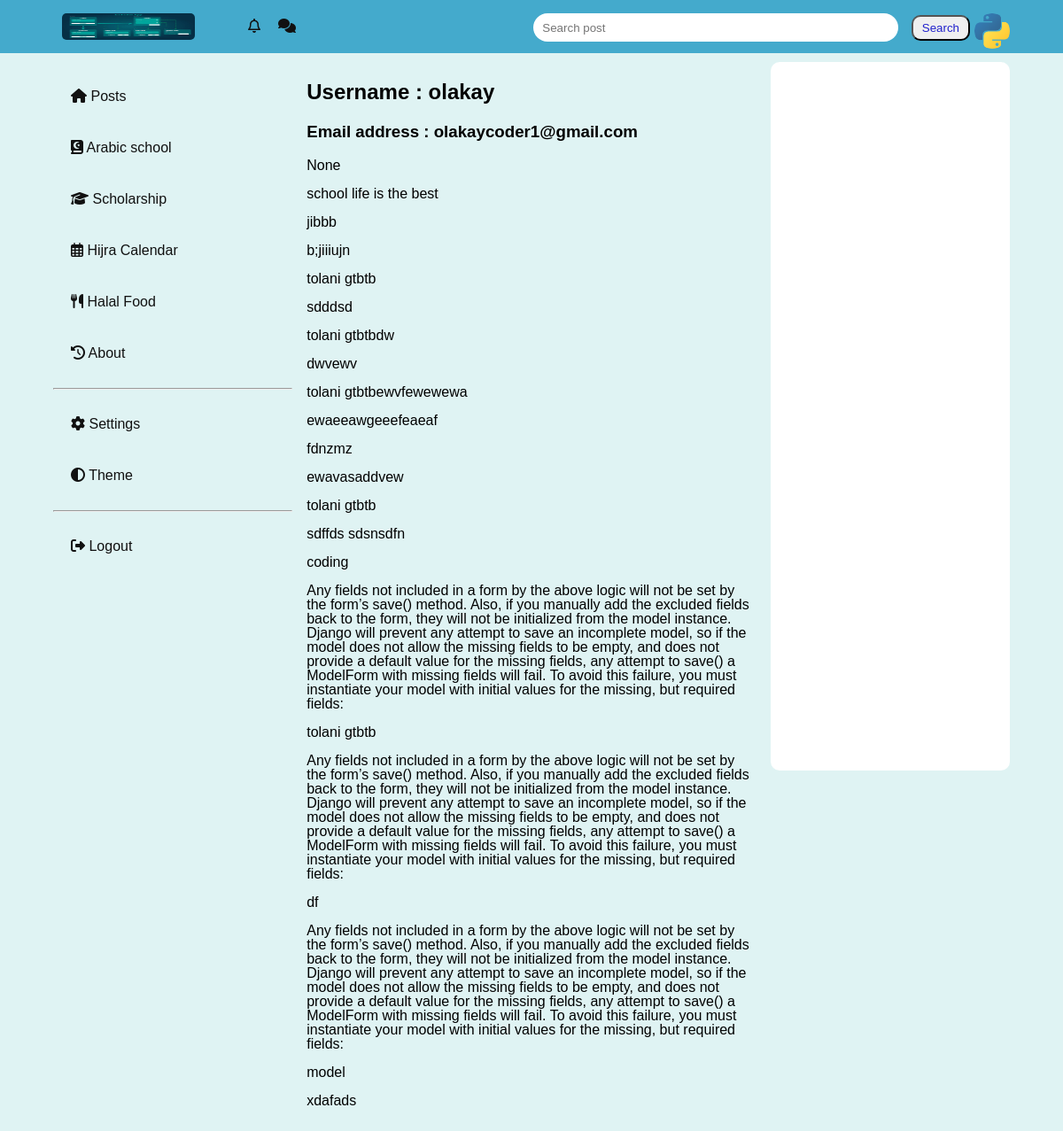
The page /profile-page/1 (signed in) on the database its author committed.
### post/models.py (models this page shows)
class Posts(models.Model):
    head = models.CharField(max_length=50 , null=True , blank=True)
    content = models.TextField(max_length=10000)
    post_img = models.ImageField(null=True, blank=True ,upload_to="images/")
    date = models.DateTimeField(auto_now_add=True, null=True)
    author_id = models.ForeignKey(User, on_delete=models.CASCADE)

### users/views.py (the view)
# urls.py: path('profile-page/<str:id>', users_views.user_profile, name='profile-page')
@login_required
def user_profile(request, id):
    name = User.objects.get(id=id)
    user_posts = name.posts_set.all()
    return render(request, 'users/profile.html', {'user_post': user_posts , 'name': name})

### users/templates/users/profile.html
{% extends 'blog/base.html' %} {% block title%}{{ request.user }} profile{% endblock %} {% block content %}
<div>
    <div>
        <h2> Username : {{ name.username }}</h2>
        <h3>Email address : {{ name.email }}</h3>
    </div>
    <div>
        {% for post in user_post %}
        <p>{{ post.head}}</p>
        <p>{{ post.content }}</p>
        {% endfor%}
    </div>
</div>
{% endblock %}

### static/css/style.css (style rules this page uses)
body { margin: 0; padding: 0; background: #dff3f3; font-family: "Poppings", sans-serif; }
p, h4, h5 { line-height: 16px; }

### rows shown on the page
Posts: head "None", content "school life is the best"
Posts: head "jibbb", content "b;jiiiujn"
Posts: head "tolani gtbtb", content "sdddsd"
Posts: head "tolani gtbtbdw", content "dwvewv"
Posts: head "tolani gtbtbewvfewewewa", content "ewaeeawgeeefeaeaf"
Posts: head "fdnzmz", content "ewavasaddvew"
Posts: head "tolani gtbtb", content "sdffds sdsnsdfn"
Posts: head "coding", content "Any fields not included in a form by the above logic will not be set by the form’s save() method. Also, if you manually add the excluded fields back to the form, they will not be initialized from the model instance. Django will prevent any attempt to save an incomplete model, so if the model does not allow the missing fields to be empty, and does not provide a default value for the missing fields, any attempt to save() a ModelForm with missing fields will fail. To avoid this failure, you must instantiate your model with initial values for the missing, but required fields:"
Posts: head "tolani gtbtb", content "Any fields not included in a form by the above logic will not be set by the form’s save() method. Also, if you manually add the excluded fields back to the form, they will not be initialized from the model instance. Django will prevent any attempt to save an incomplete model, so if the model does not allow the missing fields to be empty, and does not provide a default value for the missing fields, any attempt to save() a ModelForm with missing fields will fail. To avoid this failure, you must instantiate your model with initial values for the missing, but required fields:"
Posts: head "df", content "Any fields not included in a form by the above logic will not be set by the form’s save() method. Also, if you manually add the excluded fields back to the form, they will not be initialized from the model instance. Django will prevent any attempt to save an incomplete model, so if the model does not allow the missing fields to be empty, and does not provide a default value for the missing fields, any attempt to save() a ModelForm with missing fields will fail. To avoid this failure, you must instantiate your model with initial values for the missing, but required fields:"
Posts: head "model", content "xdafads"

### other values the page prints
{{ name.username }} "olakay"
{{ name.email }} "olakaycoder1@gmail.com"
